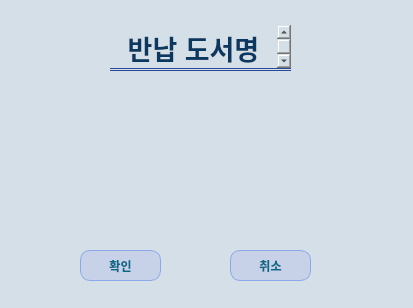
<?xml version="1.0" encoding="UTF-8"?>
<ui version="4.0">
 <class>Form</class>
 <widget class="QWidget" name="Form">
  <property name="geometry">
   <rect>
    <x>0</x>
    <y>0</y>
    <width>413</width>
    <height>308</height>
   </rect>
  </property>
  <property name="windowTitle">
   <string>Form</string>
  </property>
  <property name="styleSheet">
   <string notr="true">background-color:#d5dfe7;</string>
  </property>
  <widget class="QPushButton" name="requestB">
   <property name="geometry">
    <rect>
     <x>80</x>
     <y>250</y>
     <width>81</width>
     <height>31</height>
    </rect>
   </property>
   <property name="styleSheet">
    <string notr="true">QPushButton{
background-color: #C7D2E9;
color:#086A87;
font-weight:bold;
font-size:12px;
border-width: 1px;
border-color:#8BA9E9;
border-style:solid;
border-radius:10px;
}
QPushButton:hover{
background-color: #C7D2E9;
border-style:none;
border-radius:10px;
font-size:18px;
}</string>
   </property>
   <property name="text">
    <string>확인</string>
   </property>
  </widget>
  <widget class="QPushButton" name="cancelB">
   <property name="geometry">
    <rect>
     <x>230</x>
     <y>250</y>
     <width>81</width>
     <height>31</height>
    </rect>
   </property>
   <property name="styleSheet">
    <string notr="true">QPushButton{
background-color: #C7D2E9;
color:#086A87;
font-weight:bold;
font-size:12px;
border-width: 1px;
border-color:#8BA9E9;
border-style:solid;
border-radius:10px;
}
QPushButton:hover{
background-color: #C7D2E9;
border-style:none;
border-radius:10px;
font-size:18px;
}</string>
   </property>
   <property name="text">
    <string>취소</string>
   </property>
  </widget>
  <widget class="QTextEdit" name="textEdit_3">
   <property name="geometry">
    <rect>
     <x>110</x>
     <y>10</y>
     <width>181</width>
     <height>61</height>
    </rect>
   </property>
   <property name="styleSheet">
    <string notr="true">border-style:double;
border-left:none;
border-right:none;
border-top:none;
border-color:#2a4b98;
border-width:3px;
color:#0B3861;
padding-top:15px;
</string>
   </property>
   <property name="html">
    <string>&lt;!DOCTYPE HTML PUBLIC &quot;-//W3C//DTD HTML 4.0//EN&quot; &quot;http://www.w3.org/TR/REC-html40/strict.dtd&quot;&gt;
&lt;html&gt;&lt;head&gt;&lt;meta name=&quot;qrichtext&quot; content=&quot;1&quot; /&gt;&lt;style type=&quot;text/css&quot;&gt;
p, li { white-space: pre-wrap; }
&lt;/style&gt;&lt;/head&gt;&lt;body style=&quot; font-family:'MS Shell Dlg 2'; font-size:8pt; font-weight:400; font-style:normal;&quot;&gt;
&lt;p align=&quot;center&quot; style=&quot; margin-top:0px; margin-bottom:0px; margin-left:0px; margin-right:0px; -qt-block-indent:0; text-indent:0px;&quot;&gt;&lt;span style=&quot; font-family:'Gulim'; font-size:20pt; font-weight:600;&quot;&gt;반납 도서명&lt;/span&gt;&lt;/p&gt;&lt;/body&gt;&lt;/html&gt;</string>
   </property>
  </widget>
  <widget class="QTextEdit" name="textEdit">
   <property name="geometry">
    <rect>
     <x>30</x>
     <y>110</y>
     <width>341</width>
     <height>64</height>
    </rect>
   </property>
   <property name="styleSheet">
    <string notr="true">background-color:#d5dfe7;
border-style:none;
color:#0B3861;
text-align:center;
font-size:20px;

</string>
   </property>
  </widget>
 </widget>
 <resources/>
 <connections/>
</ui>
